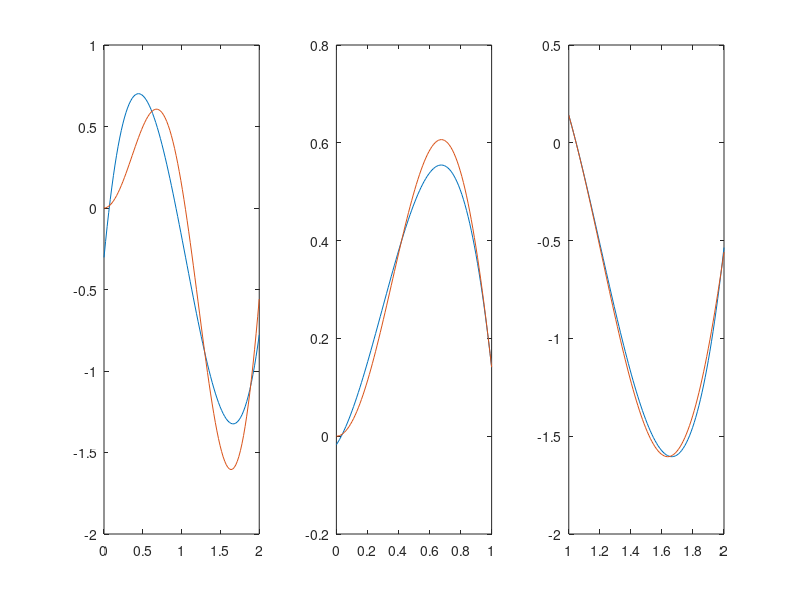

Recreate this plot in MATLAB.
close all
f = @(x) x .* sin(3 * x);
df = @(x) sin(3*x) + 3 * x.* cos(3 * x);


A = zeros(11, 4);
for i=1:11
   A(i,:) = [((i-1)/5)^3, ((i-1)/5)^2, ((i-1)/5)^1, 1];
end

b = zeros(11,1);
for i=1:11
    b(i) = f((i - 1)/5);
end

% Sedaj re?ujemo predolo?en sistem Ax = b
p = A\b;
% p1 = A(1:5,:)\b(1:5);
% p2 = A(7:11,:)\b(7:11);

x = linspace(0, 2);

subplot(1,3,1);
plot(x, polyval(p, x))
hold on 
plot(x, f(x))
hold on


A1 = A(1:5,:);
b1 = b(1:5);

A2 = A(7:11,:);
b2 = b(7:11);

% Imamo predolocen sistem: [A1, 0; 0, A2][x1; x2] = [b1;b2] pri omejitvah

C1 = [A(6,:); 3 2 1 0];
d1 = [f(1); df(1)];

% se dodaten pogoj: C = [C1, 0; 0, C1][x1; x2] = [d1;d1]

AA = [A1, zeros(size(A1, 1), size(A2, 2)); zeros(size(A2, 1), size(A1, 2)), A2];
CC = [C1, zeros(size(C1)); zeros(size(C1)), C1];
bb = [b1; b2];
dd = [d1; d1];

S = [AA' * AA, CC'; CC , zeros(size(CC, 1),size(CC, 1))];
u  = [AA' * bb ; dd];
x1 = S\u;

p1 = x1(1:4);
p2 = x1(5:8);

x1 = linspace(0,1);

subplot(1,3,2); 
plot(x1, polyval(p1, x1))
hold on
plot(x1, f(x1))

x2 = linspace(1,2);

subplot(1,3,3); 
plot(x2, polyval(p2, x2))
hold on
plot(x2, f(x2))










